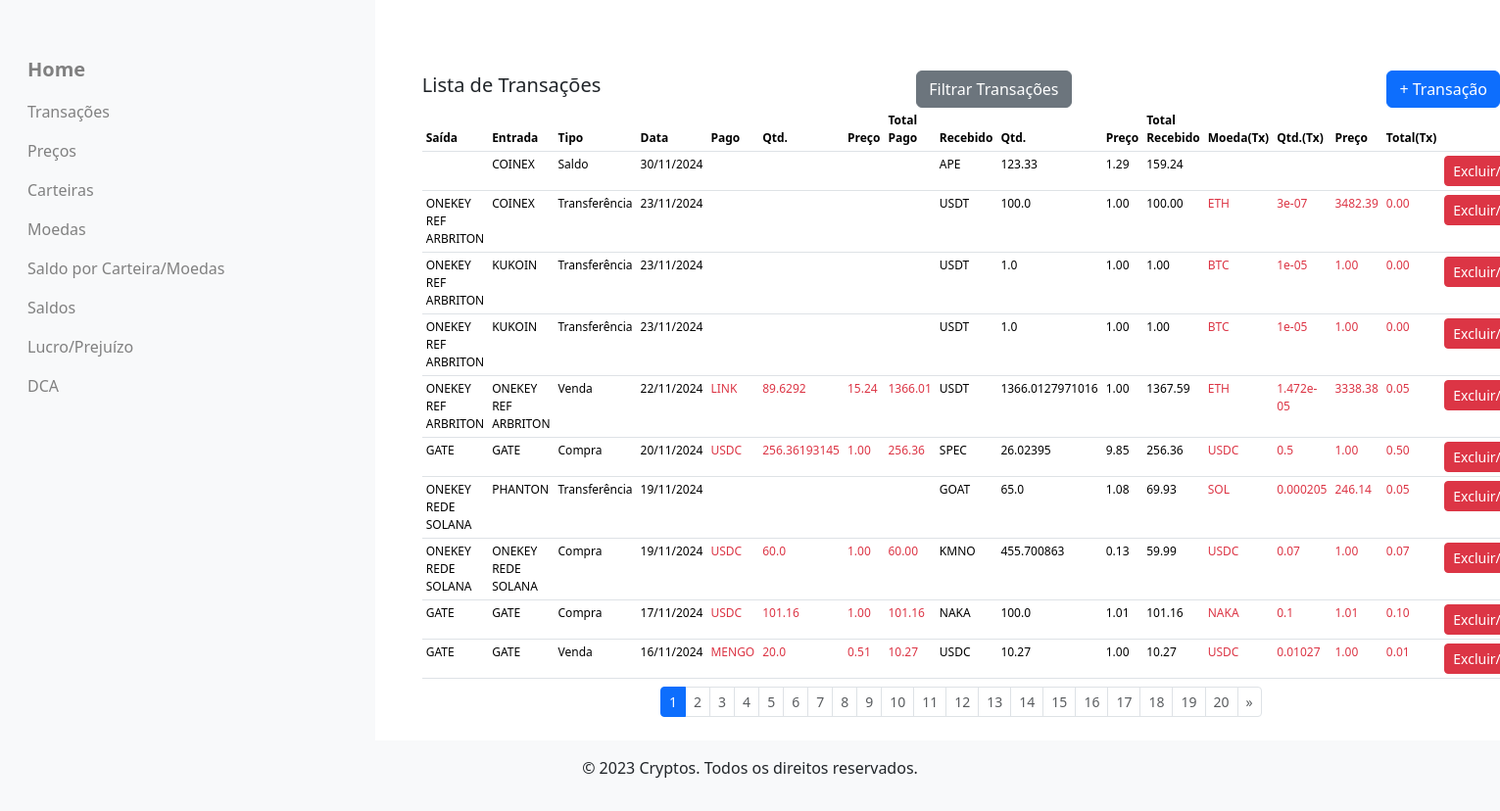
/transactions (signed in), run on the app's committed database.
### criptoControl/models.py (models this page shows)
class Transaction(db.Model):
    __tablename__ = 'transactions'
    transactions_id = db.Column(db.Integer, primary_key=True)
    transaction_type = db.Column(db.String, nullable=False)
    transaction_date = db.Column(db.Date, nullable=False, default=datetime.now)
    payment_wallet_id = db.Column(db.Integer, db.ForeignKey('wallets.wallet_id'), nullable=True)
    payment_wallet = db.relationship('Wallet', foreign_keys=[payment_wallet_id], backref='transactions')
    receiving_wallet_id = db.Column(db.Integer, db.ForeignKey('wallets.wallet_id'), nullable=True)
    receiving_wallet = db.relationship('Wallet', foreign_keys=[receiving_wallet_id], backref='received_transactions')
    crypto_payment_id = db.Column(db.Integer, db.ForeignKey('cryptocurrencies.crypto_id'), nullable=True)
    crypto_payment = db.relationship('Cryptocurrency', foreign_keys=[crypto_payment_id])
    crypto_payment_price = db.Column(db.Float, nullable=True)
    crypto_payment_quantity = db.Column(db.Float, nullable=True)
    total_paid = db.Column(db.Float, nullable=True)
    crypto_receive_id = db.Column(db.Integer, db.ForeignKey('cryptocurrencies.crypto_id'), nullable=True)
    crypto_receive = db.relationship('Cryptocurrency', foreign_keys=[crypto_receive_id])  # Corrigido para usar crypto_receive_id
    crypto_receive_price = db.Column(db.Float, nullable=True)
    crypto_receive_quantity = db.Column(db.Float, nullable=True)
    total_received = db.Column(db.Float, nullable=True)
    crypto_fee_id = db.Column(db.Integer, db.ForeignKey('cryptocurrencies.crypto_id'), nullable=True)
    crypto_fee = db.relationship('Cryptocurrency', foreign_keys=[crypto_fee_id])
    crypto_fee_price = db.Column(db.Float, nullable=True)
    crypto_fee_quantity = db.Column(db.Float, nullable=True)
    total_fee = db.Column(db.Float, nullable=True)

class Wallet(db.Model):
    __tablename__ = 'wallets'  # Corrigido aqui para 'wallets'
    wallet_id = db.Column(db.Integer, primary_key=True)
    wallet_user_id = db.Column(db.Integer, db.ForeignKey('users.user_id'), nullable=False)
    wallet_name = db.Column(db.String, nullable=False)
    wallet_network = db.Column(db.String, nullable=False)
    wallet_status = db.Column(db.String(1), nullable=False, default='N' )
    balances = db.relationship('WalletBalance', back_populates='wallet')

class Cryptocurrency(db.Model):
    __tablename__ = 'cryptocurrencies'
    crypto_id = db.Column(db.Integer, primary_key=True)
    crypto_name = db.Column(db.String, unique=True, nullable=False)
    crypto_symbol = db.Column(db.String, unique=True, nullable=False)
    crypto_status = db.Column(db.String(1), nullable=False, default='N')
    balances = db.relationship('WalletBalance', back_populates='cryptocurrency')
    """
    Representa uma criptomoeda no sistema.

    A classe Cryptocurrency mapeia para a tabela 'cryptocurrencies' no banco de dados e contém
    informações sobre as criptomoedas, incluindo nome, símbolo e status. Também define um relacionamento
    com a tabela 'WalletBalance', permitindo acessar os saldos das criptomoedas nas carteiras dos usuários.

    Atributos:
        crypto_id (int): Identificador único da criptomoeda (chave primária).
        crypto_name (str): Nome da criptomoeda (ex: Bitcoin, Ethereum).
        crypto_symbol (str): Símbolo da criptomoeda (ex: BTC, ETH).
        crypto_status (str): Status da criptomoeda ('N' para ativa, 'I' para inativa).
        balances (list): Relacionamento de um para muitos com a tabela 'wallet_balances',
                          representando os saldos da criptomoeda nas carteiras.

    Métodos:
        __repr__(self): Retorna uma representação legível do objeto Cryptocurrency, exibindo o nome e símbolo.
    """

### criptoControl/routes/transactions_routes.py (the view)
@transaction_bp.route('/transactions')
@login_required
def transactions():
    session = create_session()
    try:
        user_id = current_user.user_id
        page = request.args.get('page', 1, type=int)
        per_page = 10  # Número de transações por página
        query = session.query(Transaction).options(
            joinedload(Transaction.payment_wallet),
            joinedload(Transaction.receiving_wallet),
            joinedload(Transaction.crypto_payment),
            joinedload(Transaction.crypto_receive),
            joinedload(Transaction.crypto_fee)
        ).join(
            Transaction.receiving_wallet
        ).filter(
            Wallet.wallet_user_id == user_id
        ).order_by(
            Transaction.transaction_date.desc(),
            Transaction.transactions_id.desc()
        )
        total_transactions = query.count()
        cons_transactions = query.limit(per_page).offset((page - 1) * per_page).all()
        total_pages = ceil(total_transactions / per_page)
    finally:
        session.close()
    return render_template(
        'operacoes/transactions.html',
        cons_transactions=cons_transactions,
        current_page=page,
        total_pages=total_pages
    )

### criptoControl/__init__.py (called while the page is built)
@login_manager.user_loader
def load_user(user_id):
    from criptoControl.models import User
    return User.query.get(int(user_id))

### criptoControl/routes/transactions_routes.py (called while the page is built)
def create_session():
    return sessionmaker(bind=db.engine)()

### criptoControl/templates/operacoes/transactions.html (shortened to what this page needs)
{% extends 'index.html' %}
{% block body %}
<div class="container m-4">
    <caption>
        <div class="d-flex justify-content-between align-items-center">
  <h5>Lista de Transações</h5>
  <a href="{{ url_for('views.filtros_transacoes') }}" class="btn btn-secondary">Filtrar Transações</a>
  <a href="{{ url_for('transaction.add_transactions') }}" class="btn btn-primary">+ Transação</a>
</div>
</caption>
<table class="table table-sm mb-2 small-font">
  <thead>
    <tr>
      <th>Saída</th>
      <th>Entrada</th>
      <th>Tipo</th>
      <th>Data</th>
      <th>Pago</th>
      <th>Qtd.</th>
      <th>Preço</th>
      <th>Total Pago</th>
      <th>Recebido</th>
      <th>Qtd.</th>
      <th>Preço</th>
      <th>Total Recebido</th>
      <th>Moeda(Tx)</th>
      <th>Qtd.(Tx)</th>
      <th>Preço</th>
      <th>Total(Tx)</th>
      <th></th>
    </tr>
  </thead>
  <tbody>
    {% for transaction in cons_transactions %}
    <tr>
                <td>{{ transaction.payment_wallet.wallet_name | e }}</td>
                <td>{{ transaction.receiving_wallet.wallet_name | e }}</td>
                <td>{{ transaction.transaction_type | e }}</td>
      <td>{{ transaction.transaction_date.strftime('%d/%m/%Y') }}</td>
      <td>
                    <span class="text-danger">{{ transaction.crypto_payment.crypto_symbol | e }}</span>
      </td>
      <td>
        {% if transaction.crypto_payment_quantity is not none %}
                    <span class="text-danger">{{ transaction.crypto_payment_quantity | e }}</span>
        {% endif %}
      </td>
      <td>
        {% if transaction.crypto_payment_price is not none %}
                    <span class="text-danger">{{ "%.2f" | format(transaction.crypto_payment_price) }}</span>
        {% endif %}
      </td>
      <td>
        {% if transaction.total_paid is not none %}
        <span class="text-danger">{{ "%.2f" | format(transaction.total_paid) }}</span>
        {% endif %}
      </td>
      <td>
                    <span class="text-secundary">{{ transaction.crypto_receive.crypto_symbol | e }}</span>
      </td>
      <td>
        {% if transaction.crypto_receive_quantity is not none %}
                    <span class="text-secundary">{{ transaction.crypto_receive_quantity | e }}</span>
        {% endif %}
      </td>
      <td>
        {% if transaction.crypto_receive_price is not none %}
                    <span class="text-secundary">{{ "%.2f" | format(transaction.crypto_receive_price) }}</span>
        {% endif %}
      </td>
      <td>
        {% if transaction.total_received is not none %}
        <span class="text-secundary">{{ "%.2f" | format(transaction.total_received) }}</span>
        {% endif %}
      </td>
      <td>
                    <span class="text-danger">{{ transaction.crypto_fee.crypto_symbol | e }}</span>
      </td>
      <td>
        {% if transaction.crypto_fee_quantity is not none %}
                    <span class="text-danger">{{ transaction.crypto_fee_quantity | e }}</span>
        {% endif %}
      </td>
      <td>
        {% if transaction.crypto_fee_price is not none %}
                    <span class="text-danger">{{ "%.2f" | format(transaction.crypto_fee_price) }}</span>
        {% endif %}
      </td>
      <td>
        {% if transaction.total_fee is not none %}
        <span class="text-danger">{{ "%.2f" | format(transaction.total_fee) }}</span>
        {% endif %}
      </td>
      <td>
        <button
        type="button"
        class="btn btn-danger btn-sm"
        data-bs-toggle="modal"
        data-bs-target="#confirmDeleteModal"
        data_id="{{ transaction.transactions_id }}">
        Excluir/Inativar
      </button>
      </td>
    </tr>
    {% endfor %}
  </tbody>
</table>
<nav aria-label="Page navigation">
  <ul class="pagination pagination-sm justify-content-center">
    {% for page in range(1, total_pages + 1) %}
    <li class="page-item {% if page == current_page %}active{% endif %}">
      <a class="page-link {% if page != current_page %}text-muted{% endif %}"
        href="{{ url_for('transaction.transactions', page=page) }}">
        {{ page }}
      </a>
    </li>
    {% endfor %}
            {% if current_page < total_pages %}
            <li class="page-item">
      <a class="page-link text-muted" href="{{ url_for('transaction.transactions', page=current_page + 1) }}"
        aria-label="Next">
        <span aria-hidden="true">&raquo;</span>
      </a>
      </li>
      {% endif %}
  </ul>
</nav>
</div>
{% set modal_form_action = url_for('transaction.delete_transaction') %}
{% set modal_hidden_field = 'transactions_id' %}
 {% endblock %}

### criptoControl/templates/index.html (shortened to what this page needs)
<!DOCTYPE html>
<html lang="pt-br">
<head>
  <link rel="stylesheet" href="{{ url_for('static', filename='css/style.css') }}">
  {{ bootstrap.load_css() }}
</head>
<body class="d-flex flex-column" style="overflow-x: hidden;">
  <div class="container-fluid" style="flex: 1;">
    <div class="row">
      <div class="col-3 bg-light p-0" style="overflow-y: auto;">
        {% include 'navibar.html' %}
      </div>
      <div class="col-9 mt-5">
        {% block body %}{% endblock %}
      </div>
    </div>
  </div>
  <footer class="bg-light text-center fs-6 py-3 mt-auto">
    <p>&copy; 2023 Cryptos. Todos os direitos reservados.</p>
  </footer>
</body>
</html>

### criptoControl/templates/navibar.html
<nav class="nav">
  <div class="container-fluid container">
    <div id="navbarNav">
      <ul class="nav flex-column mt-5">
        <li class="nav-item">
          <a class="nav-link home-link active" aria-current="page" href="{{ url_for('main.index') }}">Home</a>
        </li>
        <li class="nav-item">
          <a class="nav-link active" aria-current="page" href="{{ url_for('transaction.transactions') }}">Transações</a>
        </li>
        <li class="nav-item">
          <a class="nav-link active" aria-current="page" href="{{ url_for('views.prices') }}">Preços</a>
        </li>
        <li class="nav-item">
          <a class="nav-link active" aria-current="page" href="{{ url_for('views.wallets') }}">Carteiras</a>
        </li>
        <li class="nav-item">
          <a class="nav-link active" aria-current="page" href="{{ url_for('views.cryptos') }}">Moedas</a>
        </li>
        <li class="nav-item">
          <a class="nav-link active" aria-current="page"
            href="{{ url_for('views.wallet_summary', payment_wallet_id=1) }}">Saldo por Carteira/Moedas</a>
        </li>
        <li class="nav-item">
          <a class="nav-link active" aria-current="page" href="{{ url_for('views.balance_wallet') }}">Saldos</a>
        </li>
        <li class="nav-item">
          <a class="nav-link active" aria-current="page" href="{{ url_for('views.lucro_prejuizo') }}">Lucro/Prejuízo</a>
        </li>
        <li class="nav-item">
          <a class="nav-link active" aria-current="page" href="{{ url_for('views.dca_compras') }}">DCA</a>
        </li>
      </ul>
    </div>
  </div>
</nav>

### criptoControl/static/css/style.css (style rules this page uses)
.container-fluid { min-height: 100%; }
.row { height: 100%; }
footer { margin-top: auto; }
.bg-light { overflow-y: auto; }
.nav-link { color: gray; font-size: 1rem; font-weight: normal; }
.nav-link.active { color: gray !important; }
.nav-link.home-link { font-size: 1.25rem; font-weight: bold; }
.small-font { font-size: 0.75em; }

### data on the page
Transaction: crypto_receive_price "1.29", total_received "159.24"
Transaction: crypto_receive_price "1.00", total_received "100.00", crypto_fee_price "3482.39", total_fee "0.00"
Transaction: crypto_receive_price "1.00", total_received "1.00", crypto_fee_price "1.00", total_fee "0.00"
Transaction: crypto_receive_price "1.00", total_received "1.00", crypto_fee_price "1.00", total_fee "0.00"
Transaction: crypto_payment_price "15.24", total_paid "1366.01", crypto_receive_price "1.00", total_received "1367.59", crypto_fee_price "3338.38", total_fee "0.05"
Transaction: crypto_payment_price "1.00", total_paid "256.36", crypto_receive_price "9.85", total_received "256.36", crypto_fee_price "1.00", total_fee "0.50"
Transaction: crypto_receive_price "1.08", total_received "69.93", crypto_fee_price "246.14", total_fee "0.05"
Transaction: crypto_payment_price "1.00", total_paid "60.00", crypto_receive_price "0.13", total_received "59.99", crypto_fee_price "1.00", total_fee "0.07"
Transaction: crypto_payment_price "1.00", total_paid "101.16", crypto_receive_price "1.01", total_received "101.16", crypto_fee_price "1.01", total_fee "0.10"
Transaction: crypto_payment_price "0.51", total_paid "10.27", crypto_receive_price "1.00", total_received "10.27", crypto_fee_price "1.00", total_fee "0.01"

### other printed values
{{ page }} "1" "2" "3" "4" "5" "6" "7" "8" "9" "10" "11" "12" "13" "14" "15" "16" "17" "18" "19" "20"
